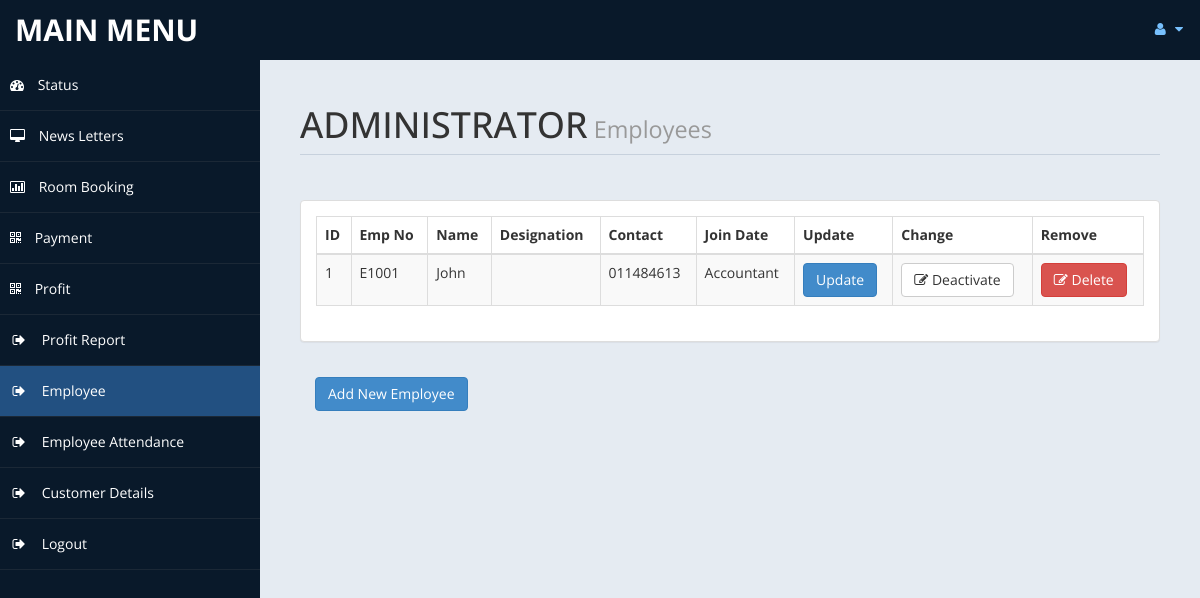
The app's page /admin/employee.php (signed in) with its own data.
### tables this page shows
CREATE TABLE `employee` (
  `id` int(10) UNSIGNED NOT NULL,
  `emp_no` varchar(45) NOT NULL,
  `name` varchar(45) NOT NULL,
  `join_date` varchar(45) NOT NULL,
  `status` tinyint(1) NOT NULL DEFAULT '1',
  `designation` varchar(45) NOT NULL,
  `contact` varchar(45) NOT NULL
);

### admin/employee.php (the view, shortened to what this page needs)
<!DOCTYPE html>
<html xmlns="http://www.w3.org/1999/xhtml">
    <head>
        <link href="assets/css/bootstrap.css" rel="stylesheet" />
        <link href="assets/css/font-awesome.css" rel="stylesheet" />
        <link href="assets/css/custom-styles.css" rel="stylesheet" />
        <link href="assets/js/dataTables/dataTables.bootstrap.css" rel="stylesheet" />
    </head>
    <body>
        <div id="wrapper">
            <nav class="navbar navbar-default top-navbar" role="navigation">
                <div class="navbar-header">
                    <a class="navbar-brand" href="home.php">MAIN MENU </a>
                </div>
                <ul class="nav navbar-top-links navbar-right">
                    <li class="dropdown">
                        <a class="dropdown-toggle" data-toggle="dropdown" href="#" aria-expanded="false">
                            <i class="fa fa-user fa-fw"></i> <i class="fa fa-caret-down"></i>
                        </a>
                    </li>
                </ul>
            </nav>
            <nav class="navbar-default navbar-side" role="navigation">
                <div class="sidebar-collapse">
                    <ul class="nav" id="main-menu">
                    <li>
                        <a  href="home.php"><i class="fa fa-dashboard"></i> Status</a>
                    </li>
                    <li>
                        <a href="messages.php"><i class="fa fa-desktop"></i> News Letters</a>
                    </li>
					<li>
                        <a href="roombook.php"><i class="fa fa-bar-chart-o"></i> Room Booking</a>
                    </li>
                    <li>
                        <a href="payment.php"><i class="fa fa-qrcode"></i> Payment</a>
                    </li>
                    <li>
                        <a  href="profit.php"><i class="fa fa-qrcode"></i> Profit</a>
                    </li>
                    <li>
                        <a href="profit_rep.php"><i class="fa fa-sign-out fa-fw"></i> Profit Report</a>
                    </li>
                    <li>
                        <a class="active-menu" href="employee.php"><i class="fa fa-sign-out fa-fw"></i> Employee</a>
                    </li>
                    <li>
                        <a  href="attendance.php"><i class="fa fa-sign-out fa-fw"></i> Employee Attendance</a>
                    </li>
                    <li>
                        <a  href="customerdetails.php"><i class="fa fa-sign-out fa-fw"></i> Customer Details</a>
                    </li>
                    <li>
                        <a href="logout.php"><i class="fa fa-sign-out fa-fw"></i> Logout</a>
                    </li>
                </div>
            </nav>
            <div id="page-wrapper" >
                <div id="page-inner">
                    <div class="row">
                        <div class="col-md-12">
                            <h1 class="page-header">
                                ADMINISTRATOR<small> Employees </small>
                            </h1>
                        </div>
                    </div>
                    <?php
                    include ('db.php');
                    $sql = "SELECT * FROM `employee` where status = 1";
                    $re = mysqli_query($con, $sql)
                    ?>
                    <div class="row">
                        <div class="col-md-12">
                            <div class="panel panel-default">
                                <div class="panel-body">
                                    <div class="table-responsive">
                                        <table class="table table-striped table-bordered table-hover" id="dataTables-example">
                                            <thead>
                                                <tr>
                                                    <th>ID</th>
                                                    <th>Emp No</th>
                                                    <th>Name</th>
                                                    <th>Designation</th>
                                                    <th>Contact</th>
                                                    <th>Join Date</th>
                                                    <th>Update</th>
                                                    <th>Change</th>
                                                    <th>Remove</th>
                                                </tr>
                                            </thead>
                                            <tbody>
                                                <?php
                                                while ($row = mysqli_fetch_array($re)) {
                                                    $id = $row['id'];
                                                    $no = $row['emp_no'];
                                                    $na = $row['name'];
                                                    $de = $row['designation'];
                                                    $co = $row['contact'];
                                                    $jd = $row['join_date'];
                                                    $act_invert = "Deactivate";
                                                    if ($id % 2 == 0) {
                                                        echo"<tr class='gradeC'>
													<td>" . $id . "</td>
													<td>" . $no . "</td>
													<td>" . $na . "</td>
													<td>" . $de . "</td>
                                                                                                        <td>" . $co . "</td>
                                                                                                        <td>" . $jd . "</td>
													<td><button class='btn btn-primary btn' data-toggle='modal' data-target='#myModal'>
															 Update
													</button></td>
													<td><a href=usersettingac.php?eid=" . $id . " <button class='btn btn-default'> <i class='fa fa-edit' ></i> " . $act_invert . "</button></td>
                                                                                                            													<td><a href=employeedel.php?eid=" . $id . " <button class='btn btn-danger'> <i class='fa fa-edit' ></i> Delete</button></td>
												</tr>";
                                                    } else {
                                                        echo"<tr class='gradeU'>
													<td>" . $id . "</td>
													<td>" . $no . "</td>
													<td>" . $na . "</td>
													<td>" . $de . "</td>
                                                                                                        <td>" . $co . "</td>
                                                                                                        <td>" . $jd . "</td>
													<td><button class='btn btn-primary btn' data-toggle='modal' data-target='#myModal'>
															 Update
													</button></td>
													<td><a href=employeeac.php?eid=" . $id . " <button class='btn btn-default'> <i class='fa fa-edit' ></i>  " . $act_invert . "</button></td>
                                                                                                                                                                                                                   													<td><a href=employeedel.php?eid=" . $id . " <button class='btn btn-danger'> <i class='fa fa-edit' ></i> Delete</button></td>
												</tr>";
                                                    }
                                                }
                                                ?>
                                            </tbody>
                                        </table>
                                    </div>
                                </div>
                            </div>
                            <div class="panel-body">
                                <button class="btn btn-primary btn" data-toggle="modal" data-target="#myModal1">
                                    Add New Employee
                                </button>
                                </div>
                            </div>
                            <div class="panel-body">
                                </div>
                            </div>
                        </div>
                    </div>
                </div>
    </body>
</html>

### admin/assets/css/custom-styles.css (style rules this page uses)
body { font-family: 'Open Sans', sans-serif; }
#wrapper { width: 100%; background:#09192A; }
#page-wrapper { padding: 15px 15px; min-height: 600px; background:#E5EBF2; }
#page-inner { width:100%; margin:10px 20px 10px 0px; background-color:transparent; padding:10px; min-height:1200px; }
h1, .h1, h2, .h2, h3, .h3 { margin-top: 7px; margin-bottom: -5px; }
.page-header { padding-bottom: 9px; margin: 10px 0 45px; border-bottom: 1px solid #C7D1DD; }
.top-navbar { margin:0px; }
.top-navbar .navbar-brand { color: #fff; width: 260px; text-align: left; height: 60px; font-size: 30px; font-weight: 700; text-transform: uppercase; line-height: 30px; }
.top-navbar .nav > li { position: relative; display: inline-block; }
.top-navbar .nav > li > a { position: relative; display: block; padding: 19px 15px; color: #77C0FD; }
.active-menu { background-color:#225081!important; }
.sidebar-collapse , .sidebar-collapse .nav { background:none; }
.sidebar-collapse .nav { padding:0; }
.sidebar-collapse .nav > li > a { color:#fff; background:transparent; text-shadow:none; }
.sidebar-collapse > .nav > li > a { padding:15px 10px; }
.sidebar-collapse > .nav > li { border-bottom: 1px solid rgba(107, 108, 109, 0.19); }
.navbar-side { border:none; background-color: transparent; }
.top-navbar { background:#09192A; border-bottom:none; }
.top-navbar .nav > li > a > i { margin-right: 2px; }
.navbar-default { border:0px solid black; }
.navbar-header { background: #09192A; }
.nav > li > a > i { margin-right:10px; }
@media (min-width:768px) { #page-wrapper { margin: 0 0 0 260px; padding: 15px 30px; min-height: 1200px; } }
@media (min-width:768px) { .navbar-side { z-index: 1; position: absolute; width: 260px; } }
@media (min-width:768px) { .navbar { border-radius: 0px; } }

### records on screen
employee: id "1", emp_no "E1001", name "John", contact "011484613", join_date "Accountant", act_invert "Deactivate"
